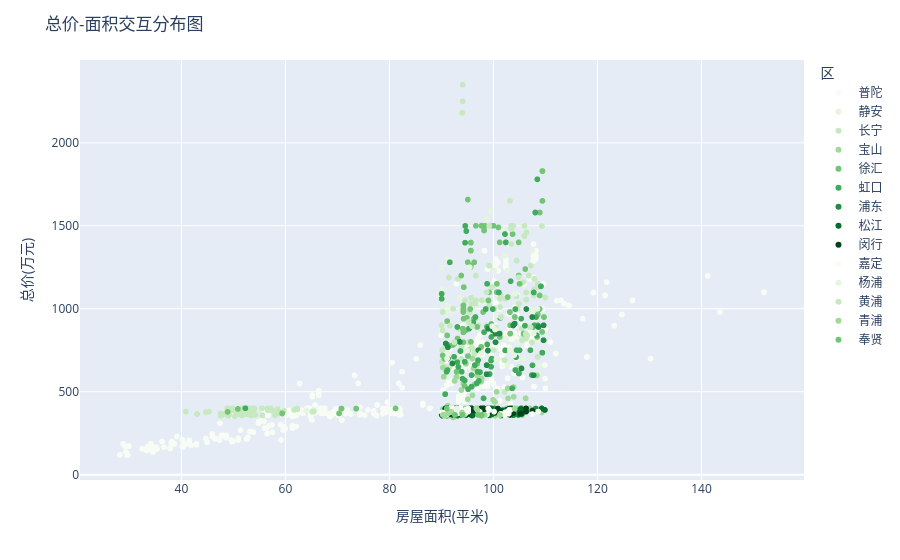

Notebook source saved alongside this figure:
### Markdown cell above
### 交互式可视化

### Code cell
# Plotly交互示例
import plotly.express as px

fig = px.scatter(df, x='房屋面积(平米)', y='总价(万元)', 
                color='区', color_discrete_sequence=px.colors.sequential.Greens,
                hover_data=['小区名称','建筑类型'])
fig.update_layout(title='总价-面积交互分布图')
fig.show()
fig.write_html("总价-面积交互分布图.html")

### Figure 1 — Plotly figure (JSON) as saved in the notebook; plotly's stock layout.template omitted (floating-point values rounded to 4 significant figures; data arrays with more than 128 entries replaced by an {"elided": "..."} marker saying what was removed)
{"data": [{"customdata": {"elided": "992x2 str values"}, "hovertemplate": "区=普陀<br>房屋面积(平米)=%{x}<br>总价(万元)=%{y}<br>小区名称=%{customdata[0]}<br>建筑类型=%{customdata[1]}<extra></extra>", "legendgroup": "普陀", "marker": {"color": "rgb(247,252,245)", "symbol": "circle"}, "mode": "markers", "name": "普陀", "showlegend": true, "type": "scattergl", "x": {"elided": "992 float values"}, "xaxis": "x", "y": {"elided": "992 float values"}, "yaxis": "y"}, {"customdata": {"elided": "152x2 str values"}, "hovertemplate": "区=静安<br>房屋面积(平米)=%{x}<br>总价(万元)=%{y}<br>小区名称=%{customdata[0]}<br>建筑类型=%{customdata[1]}<extra></extra>", "legendgroup": "静安", "marker": {"color": "rgb(229,245,224)", "symbol": "circle"}, "mode": "markers", "name": "静安", "showlegend": true, "type": "scattergl", "x": {"elided": "152 float values"}, "xaxis": "x", "y": {"elided": "152 float values"}, "yaxis": "y"}, {"customdata": {"elided": "336x2 str values"}, "hovertemplate": "区=长宁<br>房屋面积(平米)=%{x}<br>总价(万元)=%{y}<br>小区名称=%{customdata[0]}<br>建筑类型=%{customdata[1]}<extra></extra>", "legendgroup": "长宁", "marker": {"color": "rgb(199,233,192)", "symbol": "circle"}, "mode": "markers", "name": "长宁", "showlegend": true, "type": "scattergl", "x": {"elided": "336 float values"}, "xaxis": "x", "y": {"elided": "336 float values"}, "yaxis": "y"}, {"customdata": {"elided": "226x2 str values"}, "hovertemplate": "区=宝山<br>房屋面积(平米)=%{x}<br>总价(万元)=%{y}<br>小区名称=%{customdata[0]}<br>建筑类型=%{customdata[1]}<extra></extra>", "legendgroup": "宝山", "marker": {"color": "rgb(161,217,155)", "symbol": "circle"}, "mode": "markers", "name": "宝山", "showlegend": true, "type": "scattergl", "x": {"elided": "226 float values"}, "xaxis": "x", "y": {"elided": "226 float values"}, "yaxis": "y"}, {"customdata": {"elided": "212x2 str values"}, "hovertemplate": "区=徐汇<br>房屋面积(平米)=%{x}<br>总价(万元)=%{y}<br>小区名称=%{customdata[0]}<br>建筑类型=%{customdata[1]}<extra></extra>", "legendgroup": "徐汇", "marker": {"color": "rgb(116,196,118)", "symbol": "circle"}, "mode": "markers", "name": "徐汇", "showlegend": true, "type": "scattergl", "x": {"elided": "212 float values"}, "xaxis": "x", "y": {"elided": "212 float values"}, "yaxis": "y"}, {"customdata": {"elided": "186x2 str values"}, "hovertemplate": "区=虹口<br>房屋面积(平米)=%{x}<br>总价(万元)=%{y}<br>小区名称=%{customdata[0]}<br>建筑类型=%{customdata[1]}<extra></extra>", "legendgroup": "虹口", "marker": {"color": "rgb(65,171,93)", "symbol": "circle"}, "mode": "markers", "name": "虹口", "showlegend": true, "type": "scattergl", "x": {"elided": "186 float values"}, "xaxis": "x", "y": {"elided": "186 float values"}, "yaxis": "y"}, {"customdata": {"elided": "190x2 str values"}, "hovertemplate": "区=浦东<br>房屋面积(平米)=%{x}<br>总价(万元)=%{y}<br>小区名称=%{customdata[0]}<br>建筑类型=%{customdata[1]}<extra></extra>", "legendgroup": "浦东", "marker": {"color": "rgb(35,139,69)", "symbol": "circle"}, "mode": "markers", "name": "浦东", "showlegend": true, "type": "scattergl", "x": {"elided": "190 float values"}, "xaxis": "x", "y": {"elided": "190 float values"}, "yaxis": "y"}, {"customdata": {"elided": "232x2 str values"}, "hovertemplate": "区=松江<br>房屋面积(平米)=%{x}<br>总价(万元)=%{y}<br>小区名称=%{customdata[0]}<br>建筑类型=%{customdata[1]}<extra></extra>", "legendgroup": "松江", "marker": {"color": "rgb(0,109,44)", "symbol": "circle"}, "mode": "markers", "name": "松江", "showlegend": true, "type": "scattergl", "x": {"elided": "232 float values"}, "xaxis": "x", "y": {"elided": "232 float values"}, "yaxis": "y"}, {"customdata": {"elided": "206x2 str values"}, "hovertemplate": "区=闵行<br>房屋面积(平米)=%{x}<br>总价(万元)=%{y}<br>小区名称=%{customdata[0]}<br>建筑类型=%{customdata[1]}<extra></extra>", "legendgroup": "闵行", "marker": {"color": "rgb(0,68,27)", "symbol": "circle"}, "mode": "markers", "name": "闵行", "showlegend": true, "type": "scattergl", "x": {"elided": "206 float values"}, "xaxis": "x", "y": {"elided": "206 float values"}, "yaxis": "y"}, {"customdata": {"elided": "92x2 str values"}, "hovertemplate": "区=嘉定<br>房屋面积(平米)=%{x}<br>总价(万元)=%{y}<br>小区名称=%{customdata[0]}<br>建筑类型=%{customdata[1]}<extra></extra>", "legendgroup": "嘉定", "marker": {"color": "rgb(247,252,245)", "symbol": "circle"}, "mode": "markers", "name": "嘉定", "showlegend": true, "type": "scattergl", "x": [91.53, 102.3, 91.7, 100.1, 94.53, 91.93, 90.58, 90.58, 90.36, 93.64, 90.98, 90.98, 99.18, 94.63, 95.15, 99.18, 90.36, 93.64, 90.98, 103.0, 91.23, 101.4, 91.31, 99.0, 93.29, 107.5, 102.9, 92.15, 102.9, 103.2, 97.34, 102.9, 103.2, 94.33, 92.82, 93.2, 92.38, 102.2, 91.7, 90.14, 94.15, 95.15, 98.76, 108.6, 102.9, 102.9, 91.53, 102.3, 91.7, 100.1, 94.53, 91.93, 90.58, 90.58, 90.36, 93.64, 90.98, 90.98, 99.18, 94.63, 95.15, 99.18, 90.36, 93.64, 90.98, 103.0, 91.23, 101.4, 91.31, 99.0, 93.29, 107.5, 102.9, 92.15, 102.9, 103.2, 97.34, 102.9, 103.2, 94.33, 92.82, 93.2, 92.38, 102.2, 91.7, 90.14, 94.15, 95.15, 98.76, 108.6, 102.9, 102.9], "xaxis": "x", "y": [375.0, 376.0, 399.0, 380.0, 365.0, 395.0, 356.0, 356.0, 372.0, 400.0, 360.0, 360.0, 390.0, 390.0, 398.0, 390.0, 372.0, 400.0, 364.0, 390.0, 395.0, 366.0, 380.0, 398.0, 370.0, 365.0, 368.0, 399.0, 385.0, 390.0, 379.0, 385.0, 390.0, 370.0, 380.0, 370.0, 378.0, 360.0, 399.0, 375.0, 360.0, 380.0, 363.0, 380.0, 368.0, 385.0, 375.0, 376.0, 399.0, 380.0, 365.0, 395.0, 356.0, 356.0, 372.0, 400.0, 360.0, 360.0, 390.0, 390.0, 398.0, 390.0, 372.0, 400.0, 364.0, 390.0, 395.0, 366.0, 380.0, 398.0, 370.0, 365.0, 368.0, 399.0, 385.0, 390.0, 379.0, 385.0, 390.0, 370.0, 380.0, 370.0, 378.0, 360.0, 399.0, 375.0, 360.0, 380.0, 363.0, 380.0, 368.0, 385.0], "yaxis": "y"}, {"customdata": [["益民小区", "塔楼"], ["三湘世纪花城", "板楼"], ["文化花园香榭丽苑", "板楼"], ["上海大花园", "板楼"], ["文通雅苑", "板楼"], ["正文花园(一期)", "板楼"], ["嘉禄新苑", "板楼"], ["三湘世纪花城", "板楼"], ["三湘世纪花城", "板楼"], ["文化花园清华苑", "板楼"], ["上海大花园", "板楼"], ["嘉禄新苑", "板楼"], ["文化花园清华苑", "板楼"], ["上海大花园", "板楼"], ["嘉禄新苑", "板楼"], ["宝地东花园", "板楼"], ["宝地东花园", "板楼"], ["界龙商务大楼", "塔楼"], ["文化花园清华苑", "板楼"], ["上海大花园", "板楼"], ["宝地东花园", "板楼"], ["三湘世纪花城", "板楼"], ["界龙商务大楼", "塔楼"], ["益民小区", "塔楼"], ["三湘世纪花城", "板楼"], ["文化花园香榭丽苑", "板楼"], ["上海大花园", "板楼"], ["文通雅苑", "板楼"], ["正文花园(一期)", "板楼"], ["嘉禄新苑", "板楼"], ["三湘世纪花城", "板楼"], ["三湘世纪花城", "板楼"], ["文化花园清华苑", "板楼"], ["上海大花园", "板楼"], ["嘉禄新苑", "板楼"], ["文化花园清华苑", "板楼"], ["上海大花园", "板楼"], ["嘉禄新苑", "板楼"], ["宝地东花园", "板楼"], ["宝地东花园", "板楼"], ["界龙商务大楼", "塔楼"], ["文化花园清华苑", "板楼"], ["上海大花园", "板楼"], ["宝地东花园", "板楼"], ["三湘世纪花城", "板楼"], ["界龙商务大楼", "塔楼"]], "hovertemplate": "区=杨浦<br>房屋面积(平米)=%{x}<br>总价(万元)=%{y}<br>小区名称=%{customdata[0]}<br>建筑类型=%{customdata[1]}<extra></extra>", "legendgroup": "杨浦", "marker": {"color": "rgb(229,245,224)", "symbol": "circle"}, "mode": "markers", "name": "杨浦", "showlegend": true, "type": "scattergl", "x": [92.92, 100.6, 97.59, 107.7, 91.19, 103.2, 100.3, 91.09, 91.09, 94.92, 95.42, 99.76, 94.92, 95.42, 99.76, 102.2, 104.1, 105.7, 91.41, 108.5, 100.5, 104.0, 105.7, 92.92, 100.6, 97.59, 107.7, 91.19, 103.2, 100.3, 91.09, 91.09, 94.92, 95.42, 99.76, 94.92, 95.42, 99.76, 102.2, 104.1, 105.7, 91.41, 108.5, 100.5, 104.0, 105.7], "xaxis": "x", "y": [398.0, 695.0, 731.0, 850.0, 1020.0, 749.0, 875.0, 700.0, 700.0, 748.0, 1250.0, 895.0, 748.0, 1250.0, 895.0, 1320.0, 1090.0, 699.0, 728.0, 999.0, 960.0, 720.0, 699.0, 398.0, 695.0, 731.0, 850.0, 1020.0, 749.0, 875.0, 700.0, 700.0, 748.0, 1250.0, 895.0, 748.0, 1250.0, 895.0, 1320.0, 1090.0, 699.0, 728.0, 999.0, 960.0, 720.0, 699.0], "yaxis": "y"}, {"customdata": {"elided": "76x2 str values"}, "hovertemplate": "区=黄浦<br>房屋面积(平米)=%{x}<br>总价(万元)=%{y}<br>小区名称=%{customdata[0]}<br>建筑类型=%{customdata[1]}<extra></extra>", "legendgroup": "黄浦", "marker": {"color": "rgb(199,233,192)", "symbol": "circle"}, "mode": "markers", "name": "黄浦", "showlegend": true, "type": "scattergl", "x": [107.1, 91.62, 109.3, 103.2, 92.5, 106.3, 96.62, 98.68, 94.0, 106.0, 94.0, 103.4, 99.75, 104.5, 99.17, 104.9, 103.4, 103.8, 106.2, 104.5, 101.4, 95.85, 92.25, 96.62, 103.4, 99.17, 96.62, 95.24, 90.23, 95.24, 90.23, 106.0, 91.42, 95.88, 94.09, 94.09, 96.62, 95.24, 107.1, 91.62, 109.3, 103.2, 92.5, 106.3, 96.62, 98.68, 94.0, 106.0, 94.0, 103.4, 99.75, 104.5, 99.17, 104.9, 103.4, 103.8, 106.2, 104.5, 101.4, 95.85, 92.25, 96.62, 103.4, 99.17, 96.62, 95.24, 90.23, 95.24, 90.23, 106.0, 91.42, 95.88, 94.09, 94.09, 96.62, 95.24], "xaxis": "x", "y": [888.0, 898.0, 1498.0, 1650.0, 798.0, 1460.0, 1200.0, 1100.0, 2180.0, 1500.0, 2180.0, 1480.0, 1130.0, 1290.0, 1260.0, 1190.0, 1500.0, 1500.0, 848.0, 1290.0, 950.0, 768.0, 1000.0, 1050.0, 1390.0, 1500.0, 1198.0, 920.0, 980.0, 920.0, 869.0, 1438.0, 1188.0, 895.0, 2250.0, 2350.0, 1050.0, 920.0, 888.0, 898.0, 1498.0, 1650.0, 798.0, 1460.0, 1200.0, 1100.0, 2180.0, 1500.0, 2180.0, 1480.0, 1130.0, 1290.0, 1260.0, 1190.0, 1500.0, 1500.0, 848.0, 1290.0, 950.0, 768.0, 1000.0, 1050.0, 1390.0, 1500.0, 1198.0, 920.0, 980.0, 920.0, 869.0, 1438.0, 1188.0, 895.0, 2250.0, 2350.0, 1050.0, 920.0], "yaxis": "y"}, {"customdata": [["合生御廷园(公寓)", "板楼"], ["合生御廷园(公寓)", "板楼"], ["海天花园(公寓)", "板楼"], ["海天花园(公寓)", "板楼"], ["吉富绅花园", "板楼"], ["崧泽华城秀景苑(三期)", "板楼"], ["西郊美德苑", "板楼"], ["吉富绅花园", "板楼"], ["吉富绅花园", "板楼"], ["中铁逸都1期", "板楼"], ["西郊美德苑", "板楼"], ["西郊美德苑", "板楼"], ["中环境秋月一期", "板楼"], ["夏阳湖国际花园(西区)", "板楼"], ["西郊美德苑", "板楼"], ["双桥公寓（四区）", "板楼"], ["东渡悦来城", "板楼"], ["中铁逸都2期", "板楼"], ["合生御廷园(公寓)", "板楼"], ["合生御廷园(公寓)", "板楼"], ["海天花园(公寓)", "板楼"], ["海天花园(公寓)", "板楼"], ["吉富绅花园", "板楼"], ["崧泽华城秀景苑(三期)", "板楼"], ["西郊美德苑", "板楼"], ["吉富绅花园", "板楼"], ["吉富绅花园", "板楼"], ["中铁逸都1期", "板楼"], ["西郊美德苑", "板楼"], ["西郊美德苑", "板楼"], ["中环境秋月一期", "板楼"], ["夏阳湖国际花园(西区)", "板楼"], ["西郊美德苑", "板楼"], ["双桥公寓（四区）", "板楼"], ["东渡悦来城", "板楼"], ["中铁逸都2期", "板楼"]], "hovertemplate": "区=青浦<br>房屋面积(平米)=%{x}<br>总价(万元)=%{y}<br>小区名称=%{customdata[0]}<br>建筑类型=%{customdata[1]}<extra></extra>", "legendgroup": "青浦", "marker": {"color": "rgb(161,217,155)", "symbol": "circle"}, "mode": "markers", "name": "青浦", "showlegend": true, "type": "scattergl", "x": [91.2, 94.29, 104.1, 104.1, 98.28, 93.95, 90.46, 98.28, 98.28, 91.92, 90.46, 90.46, 96.91, 101.2, 90.46, 96.7, 90.29, 90.57, 91.2, 94.29, 104.1, 104.1, 98.28, 93.95, 90.46, 98.28, 98.28, 91.92, 90.46, 90.46, 96.91, 101.2, 90.46, 96.7, 90.29, 90.57], "xaxis": "x", "y": [368.0, 360.0, 398.0, 398.0, 360.0, 374.0, 358.0, 360.0, 360.0, 378.0, 360.0, 360.0, 390.0, 360.0, 360.0, 400.0, 360.0, 355.0, 368.0, 360.0, 398.0, 398.0, 360.0, 374.0, 358.0, 360.0, 360.0, 378.0, 360.0, 360.0, 390.0, 360.0, 360.0, 400.0, 360.0, 355.0], "yaxis": "y"}, {"customdata": [["中粮南桥锦云", null], ["绿地南桥新苑", "板楼"], ["同盛南桥花园", "板楼"], ["金海苑南区", "板楼"], ["绿地南桥新苑", "板楼"], ["金海苑南区", "板楼"], ["南郊御墅", "板楼"], ["庙泾新村", "板楼"], ["中粮南桥锦云", null], ["绿地南桥新苑", "板楼"], ["同盛南桥花园", "板楼"], ["金海苑南区", "板楼"], ["绿地南桥新苑", "板楼"], ["金海苑南区", "板楼"], ["南郊御墅", "板楼"], ["庙泾新村", "板楼"]], "hovertemplate": "区=奉贤<br>房屋面积(平米)=%{x}<br>总价(万元)=%{y}<br>小区名称=%{customdata[0]}<br>建筑类型=%{customdata[1]}<extra></extra>", "legendgroup": "奉贤", "marker": {"color": "rgb(116,196,118)", "symbol": "circle"}, "mode": "markers", "name": "奉贤", "showlegend": true, "type": "scattergl", "x": [94.0, 97.71, 97.65, 92.59, 97.71, 92.59, 91.03, 97.04, 94.0, 97.71, 97.65, 92.59, 97.71, 92.59, 91.03, 97.04], "xaxis": "x", "y": [360.0, 360.0, 355.0, 360.0, 360.0, 360.0, 398.0, 360.0, 360.0, 360.0, 355.0, 360.0, 360.0, 360.0, 398.0, 360.0], "yaxis": "y"}], "layout": {"legend": {"title": {"text": "区"}, "tracegroupgap": 0}, "margin": {"t": 60}, "title": {"text": "总价-面积交互分布图"}, "xaxis": {"anchor": "y", "domain": [0, 1], "title": {"text": "房屋面积(平米)"}}, "yaxis": {"anchor": "x", "domain": [0, 1], "title": {"text": "总价(万元)"}}}}
